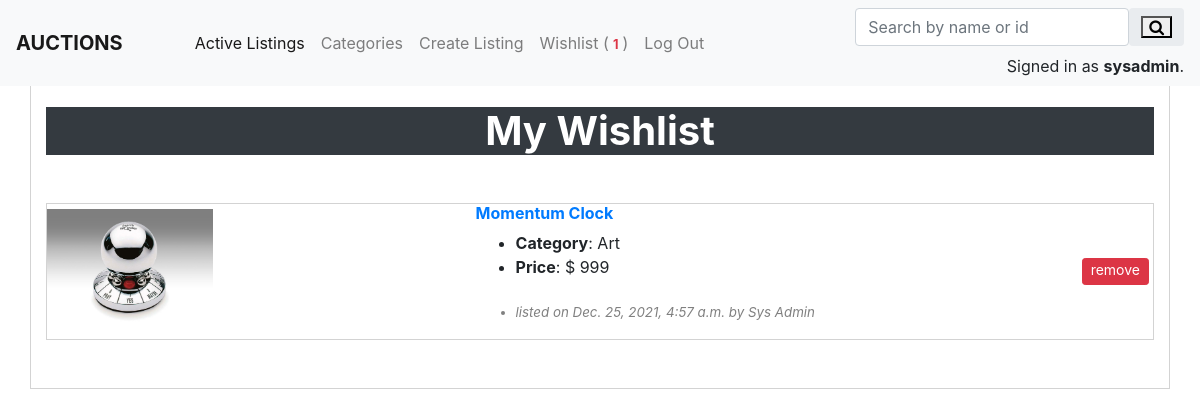
Page /wishlist (signed in) on the committed database.
### auctions/models.py (models this page shows, shortened)
class User(AbstractUser):
    pass

class AuctionListing(models.Model):
    name  = models.CharField(max_length=64)
    description = models.TextField(max_length=1000)
    feature1 = models.CharField(max_length=1000, null=True, blank=True)
    feature2 = models.CharField(max_length=1000, null=True, blank=True)
    feature3 = models.CharField(max_length=1000, null=True, blank=True)
    feature4 = models.CharField(max_length=1000, null=True, blank=True)
    feature5 = models.CharField(max_length=1000, null=True, blank=True)
    category = models.CharField(max_length=64 ,choices=categories, default='')
    price = models.PositiveIntegerField()
    image = models.ForeignKey(Image, on_delete=models.SET_NULL , null=True)
    user = models.ForeignKey(User, on_delete=models.CASCADE)
    is_active = models.BooleanField(default=True)
    timestamp = models.DateTimeField()

class Image(models.Model):
    title = models.CharField(max_length=64, null=True, blank=True)
    image = models.ImageField(default='image', upload_to='commerce/auctions/static/auctions/uploads/')

### auctions/views.py (the view, shortened to what this page needs)
# urls.py: path("wishlist", views.wishlist, name="wishlist"),
def wishlist(request):
    user = request.user
    listings = []
    counter = 0
    try:
        user_wishlist = Wishlist.objects.get(user=User.objects.get(pk=user.id))
    except Wishlist.DoesNotExist:
        return render(request, "auctions/wishlist.html" , {
            "message": "Wishlist empty.",
            "counter": counter
        })
    for listing in user_wishlist.listings.all():
        listings.append(AuctionListing.objects.get(pk=listing.id))
        counter += 1
    return render(request, "auctions/wishlist.html", {
        "listings": listings,
        "counter": counter
    })

### auctions/templates/auctions/wishlist.html (shortened to what this page needs)
{% extends 'auctions/layout.html' %}
{% block body %}
    <div class="container listing pt-5">
        <div class="text-center mb-5 bg-dark text-white">
            <h1><strong>My Wishlist</strong></h1>
        </div>
        {% if message %}
            <div class="text-center mb-5 pt-3"><small><em>{{ message }}</small></em></div>
            {% else %}
            {% for listing in listings %}
                <div class="listing wishlist-display justify-content-between">
                    <img src="{{ listing.image.image.url }} " alt="image of listing" width="15%">
                    <div class="">
                        <a href="{% url 'listing_page' listing.id %}"><h6><b>{{ listing.name }}</b></h6></a>
                        <ul>
                            <li><b>Category</b>: {{ listing.category }}</li>
                            <li><b>Price</b>: $ {{ listing.price }}</li>
                            <br>
                            <li style="font-size: smaller; color:gray;"><em>listed on {{ listing.timestamp }} by {{listing.user.first_name}} {{listing.user.last_name}}</em></li>
                        </ul>
                    </div>
                    <div>
                        <form action="{% url 'wishlist' %}" method="post">
                            <button name="remove-btn" type="submit" class="btn btn-sm m-1 pt-0 btn-danger">remove</button>
                        </form>
                    </div>
                </div>
                <br><br>
            {% endfor %}
        {% endif %}
    </div>
{% endblock %}

### auctions/templates/auctions/layout.html (shortened to what this page needs)
{% load static %}
<!DOCTYPE html>
<html lang="en">
    <head>
        <link rel="stylesheet" href="https://cdnjs.cloudflare.com/ajax/libs/font-awesome/4.7.0/css/font-awesome.min.css">
        <link rel="stylesheet" href="https://stackpath.bootstrapcdn.com/bootstrap/4.4.1/css/bootstrap.min.css">
        <link href="{% static 'auctions/styles.css' %}" rel="stylesheet">
    </head>
    <body>
        <nav class="navbar fixed-top navbar-expand-lg navbar-light bg-light">
            <a class="navbar-brand font-weight-bolder" href="#">AUCTIONS</a>
            <div class="collapse navbar-collapse pl-5 d-flex flex-row justify-content-between" id="navbarNav">
                <ul class="navbar-nav">
                    <li class="nav-item active">
                    <a class="nav-link" href="{% url 'index' %}">Active Listings <span class="sr-only">(current)</span></a>
                    </li>
                    {% if user.is_authenticated %}
                    <li class="nav-item">
                    <a class="nav-link" href="{% url 'categories' %}">Categories</a>
                    </li>
                    <li class="nav-item">
                    <a class="nav-link" href="{% url 'create_listing' %}">Create Listing</a>
                    </li>
                    <li class="nav-item">
                    <a class="nav-link" href="{% url 'wishlist' %}">Wishlist (<span class="pl-1 pr-1 bg-light text-danger"><small><b>{{ counter }}</b></small></span>)</a>
                    </li>
                    <li class="nav-item">
                        <a class="nav-link" href="{% url 'logout' %}">Log Out</a>
                    </li>
                    {% endif %}
                </ul>
                <div>
                    <form action="{% url 'search' %}" method="post">
                        <div class="input-group rounded">
                            <input type="search" class="form-control rounded" placeholder="Search by name or id" aria-label="Search" aria-describedby="search-addon" name="search" autofocus/>
                            <span class="input-group-text border-0" id="search-addon">
                            <button type="submit" class="fa fa-search"></button>
                            </span>
                        </div>
                    </form>
                    <div class="float-right pt-2">
                        {% if user.is_authenticated %}
                            Signed in as <strong>{{ user.username }}</strong>.
                        {% else %}
                            Not signed in.
                        {% endif %}
                    </div>
                </div>
            </div>
        </nav><br><br>
        {% block body %}
        {% endblock %}
    </body>
</html>

### auctions/static/auctions/styles.css (style rules this page uses)
body { padding: 10px; }
.listing { border-style: solid; border-width: 1px; border-color:lightgrey; }
.wishlist-display { display:flex; flex-direction: row; align-items: center; }

### rows in the picture
User: username "sysadmin"
AuctionListing: image.image (picture), name "Momentum Clock", category "Art", price "999", timestamp "Dec. 25, 2021, 4:57 a.m.", user.first_name "Sys", user.last_name "Admin"

### other values in the picture
{{ counter }} "1"
